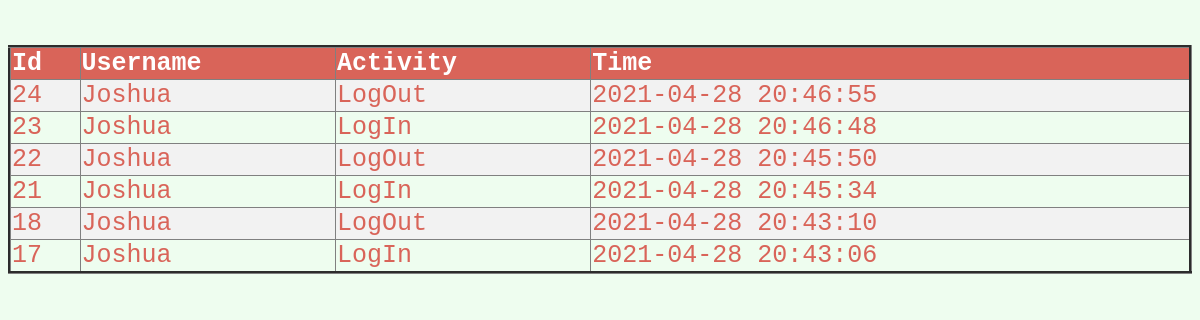
Screenshot of /display.php (signed in) with the database file from the repository.
### tables this page shows
CREATE TABLE `acts` (
  `id` int(100) NOT NULL,
  `username` varchar(255) NOT NULL,
  `activity` varchar(255) NOT NULL,
  `time` varchar(255) NOT NULL
);

### display.php (the view, shortened to what this page needs)
<html>
    <head>
</head>
<body bgcolor="#EEFDEF">
<?php
if ( isset($_SESSION['username'])) {
 ?>
<?php
$conn = mysqli_connect("localhost", "root", "", "test_db");
$sql2="SELECT id, username, activity, time FROM acts WHERE username='{$_SESSION['username']}'
ORDER BY time DESC;";
$result2 = $conn->query($sql2);
$sql1="SELECT id, username, activity, time FROM acts
ORDER BY time DESC;";
	$result = $conn->query($sql1);
		echo "<br/><h3></h3>";
		echo "<table>";
echo "<table border='3'>
<tr>
<th>Id</th>
<th>Username</th>
<th>Activity</th>
<th>Time</th>
</tr>";
if($_SESSION['username']==="ADMIN"){
	if ($result->num_rows > 0)
while($row = $result->fetch_assoc()) {
  echo "<tr>" ;
	echo  "<td>" . $row['id'] . "</td>";
	echo "<td>" . $row['username'] . "</td>";
	echo " <td>" . $row['activity'] . "</td>";
	echo " <td>" . $row['time'] . "</td>";
	"<tr";
}
}
else{
		if ($result2->num_rows > 0)
	while($row = $result2->fetch_assoc()) {
  echo "<tr>" ;
	echo  "<td>" . $row['id'] . "</td>";
	echo "<td>" . $row['username'] . "</td>";
	echo " <td>" . $row['activity'] . "</td>";
	echo " <td>" . $row['time'] . "</td>";
}
}
		echo "</table>";
}
?>

### display.php (style rules this page uses)
table { border-collapse: collapse; width: 100%; color: #d96459; font-family: monospace; font-size: 25px; text-align: left; }
th { background-color: #d96459; color: white; }
tr:nth-child(even) { background-color: #f2f2f2 }

### rows the page displays
acts: id "24", username "Joshua", activity "LogOut", time "2021-04-28 20:46:55"
acts: id "23", username "Joshua", activity "LogIn", time "2021-04-28 20:46:48"
acts: id "22", username "Joshua", activity "LogOut", time "2021-04-28 20:45:50"
acts: id "21", username "Joshua", activity "LogIn", time "2021-04-28 20:45:34"
acts: id "18", username "Joshua", activity "LogOut", time "2021-04-28 20:43:10"
acts: id "17", username "Joshua", activity "LogIn", time "2021-04-28 20:43:06"
